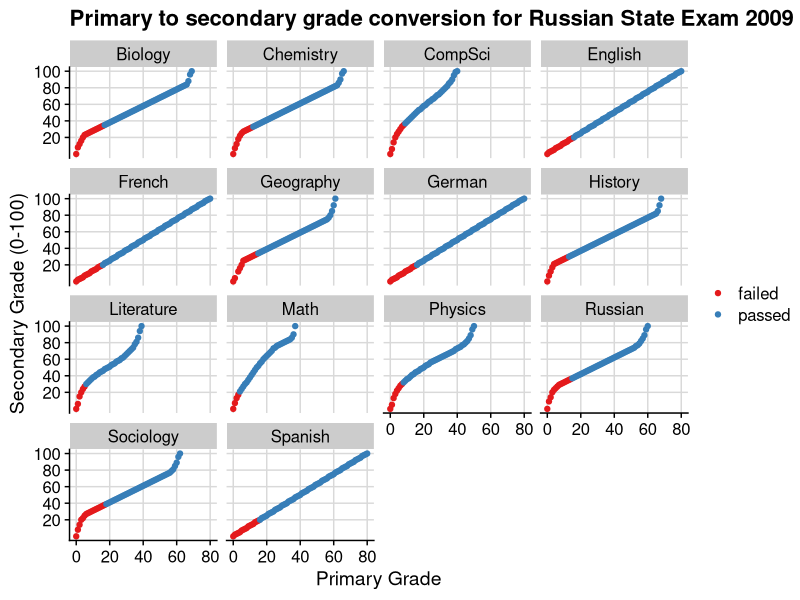
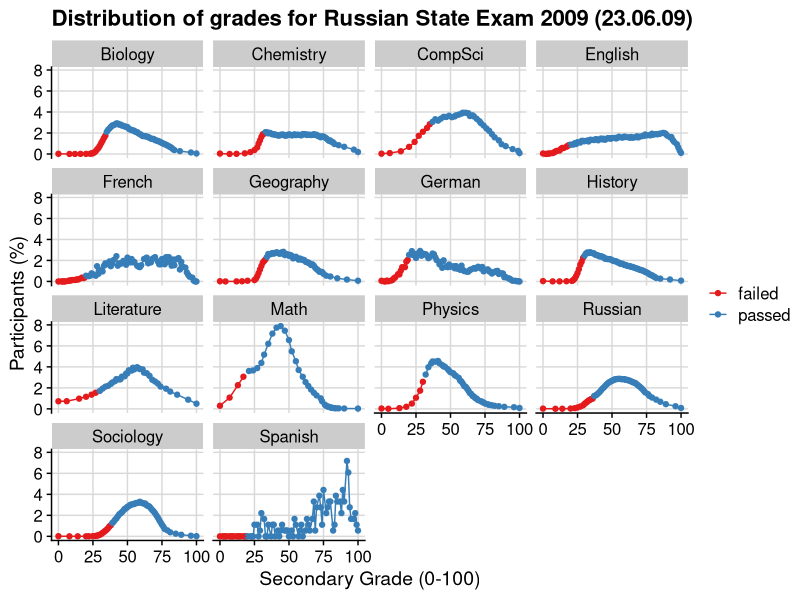

Source code (R) for these figures, in order: (Note: this script raises an error after producing the figures.)
#install.packages("rstudioapi")
library("rstudioapi")
setwd(dirname(rstudioapi::getActiveDocumentContext()$path))

#install.packages("ggplot2")
library("ggplot2")
#install.packages("cowplot")
library("cowplot")
#install.packages("ggrepel")
library("ggrepel")
#install.packages("readxl")
library("readxl")
#install.packages("plyr")
library("plyr")

library(RColorBrewer)
#ownPalette = brewer.pal(2, 'Set1')



##### reading data #####

#creating data frame
data <- data.frame(primary=c(),
                   secondary=c(),
                   people=c(),
                   percent=c(),
                   integralPercent=c(),
                   subject=c())

#creating a vector of subjects
subjects <- c('Russian', 'Math',
              'Physics', 'Chemistry',
              'CompSci', 'Biology',
              'History', 'Geography',
              'English', 'German',
              'French', 'Spanish',
              'Sociology', 'Literature')

passingGrade <- c(37, 21,
                  31, 33,
                  36, 35,
                  30, 34,
                  20, 20,
                  20, 20,
                  39, 30)

# reading from file
for(i in 1:length(subjects)){
  data_temp <- read_excel(file.path('data', 'tablica_perevodov_23.06.09.xls'), sheet = i, skip=4)
  data_temp$subject <- subjects[i]
  data_temp <- data_temp[-dim(data_temp)[1],]
  data <- rbind(data, data_temp)
}

#making sure colnames are in check after merging data
colnames(data) <- c('primary', 'secondary', 'people', 'percent', 'integral', 'subject')
rm(data_temp)

#creating categories
data$passing <- TRUE

for (i in 1:length(subjects)){
  data[data$subject == subjects[i],]$passing <- data[data$subject == subjects[i],]$secondary >= passingGrade[i] 
}

data$passing2 <- ''
data[data$passing == TRUE,]$passing2 <- 'passed'
data[data$passing == FALSE,]$passing2 <- 'failed'


##### plotting primary to secondary #####

plotdots<- ggplot(data, aes(x=primary, y=secondary, col=passing2)) +
  geom_point() +
  scale_y_continuous(breaks=c(20,40,60,80,100)) +
  ggtitle("Primary to secondary grade conversion for Russian State Exam 2009")+
  xlab("Primary Grade")+
  ylab("Secondary Grade (0-100)")+
  facet_wrap( ~ subject, ncol=4) +
  scale_color_brewer(palette = "Set1")

png(file='ExamResults2009.png', width=800, height=600)
print(plotdots +
        theme_half_open() +
        background_grid() +
        theme(legend.title=element_blank()))
dev.off()





##### plotting participants distribution #####
plots <- ggplot(data, aes(x=secondary, y=percent, col=passing2))+
  geom_point()+
  geom_line()+
  facet_wrap( ~ subject, ncol=4) +
  xlab("Secondary Grade (0-100)")+
  ylab("Participants (%)")+ 
  ggtitle("Distribution of grades for Russian State Exam 2009 (23.06.09)") +
  scale_color_brewer(palette = "Set1")

#outputting data into file
png(file='ExamDistribution2009.png', width=800, height=600)
plots +
  theme_half_open() +
  background_grid() +
  theme(legend.title=element_blank())
dev.off()





##### plotting number of participants for each subject #####
participantSummary <- ddply(data, .(subject, passing2), 
                            summarize, 
                            numbers = sum(people))

participantSummary$subject <- factor(participantSummary$subject,
                                     levels = participantSummary$subject[order(-participantSummary$numbers)])

#plotting summary
plotSummary <- ggplot(participantSummary, aes(x=subject, y=numbers, fill=passing2))+
  geom_col()+
  ggtitle("Numbers of participants for different subjects in Russian State Exam 2009 (23.06.09)")+
  ylab("Number of people")+ 
  theme(axis.title.x = element_blank(),
        legend.title=element_blank()) +
  scale_fill_brewer(palette = "Set1")

#outputting data into files
  
png(file='ExamSubjectSummary2009.png', width=800, height=600)
plotSummary +
    theme_half_open() +
    background_grid() +
    theme(axis.text.x = element_text(angle = 90, vjust = 0.5, hjust=1),
          axis.title.x = element_blank(),
          legend.title=element_blank())
dev.off()
